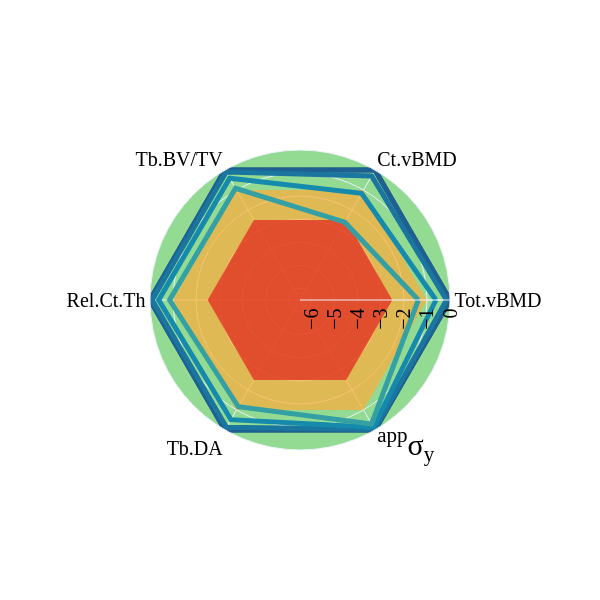
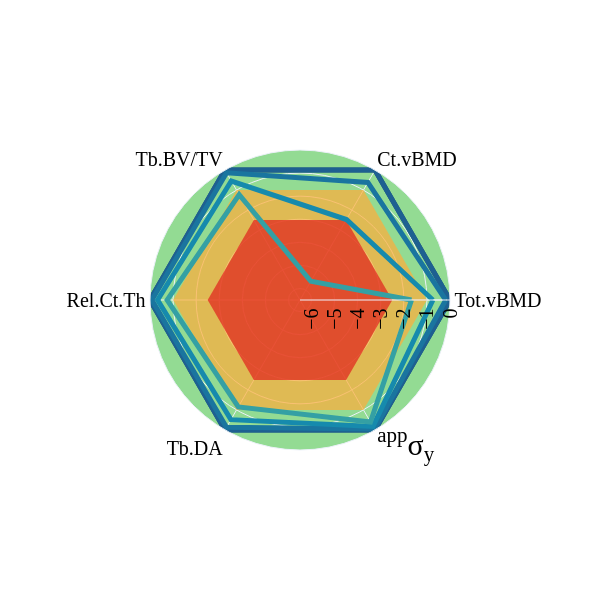

These figures' notebook cell, in order:
### Markdown cell above
### Quadratic fit implementation

### Code cell
for site, dataset_properties in zip(sites, combined_dataset_properties):
    # Calculate intercepts and slopes
    intercepts_slopes = [
        db_stats.quadratic_regression_constraint(
            dataset.Age[dataset_patient.Gender.values[0] == dataset.Gender],
            prop[dataset_patient.Gender.values[0] == dataset.Gender],
            37,
        )
        for prop in dataset_properties
    ]

    # Calculate parameter values at different ages
    list_params = [
        [intercept + linear_coeff * age + quadratic_coeff * age**2 for age in list_age]
        for intercept, linear_coeff, quadratic_coeff in intercepts_slopes
    ]

    # List of parameters at a specific age
    initial_values = [
        dataset.__avg_std__(prop, dataset_patient.df.Gender.values[0])[0]
        for prop in dataset_properties
    ]

    # Results for different ages
    results = [initial_values, *[list(param) for param in zip(*list_params)]]

    # Extract average values from __avg_std__
    avg_values = [
        dataset.__avg_std__(prop, dataset_patient.df.Gender.values[0])[0]
        for prop in dataset_properties
    ]

    ages = list(range(91))
    fig, axes = plt.subplots(3, 2, figsize=(10, 12))
    axes = axes.flatten()
    table_data = []
    # Dataset properties
    props_radius = [
        dataset.Radius_total_volumetric_bone_mineral_density_mg_HA_ccm,
        dataset.Radius_cortical_vBMD_mg_HA_ccm,
        dataset.Radius_trabecular_bone_volume_fraction,
        dataset.Radius_rel_cortical_thickness,
        dataset.Radius_da,
        dataset.Radius_ultimate_stress,
    ]

    props_tibia = [
        dataset.Tibia_total_volumetric_bone_mineral_density_mg_HA_ccm,
        dataset.Tibia_cortical_vBMD_mg_HA_ccm,
        dataset.Tibia_trabecular_bone_volume_fraction,
        dataset.Tibia_rel_cortical_thickness,
        dataset.Tibia_da,
        dataset.Tibia_ultimate_stress,
    ]

    for i, (avg, (intercept, linear_coeff, quadratic_coeff)) in enumerate(
        zip(avg_values, intercepts_slopes)
    ):
        y_values_0_37 = [avg] * 38
        y_values_37_90 = [
            intercept + linear_coeff * age + quadratic_coeff * age**2
            for age in range(37, 91)
        ]
        y_values = y_values_0_37 + y_values_37_90[1:]

        axes[i].plot(
            ages,
            y_values,
            label=f"intercept: {intercept}\nlinear_coeff: {linear_coeff}\nquadratic_coeff: {quadratic_coeff}",
            linewidth=2,
        )
        axes[i].set_xlabel("Age")
        axes[i].set_ylabel("Value")
        axes[i].set_xlim(18)
        axes[i].set_title(f"Property {i+1}")
        axes[i].legend()

        if "Radius" in site:
            table_data.append(
                [f"{props_radius[i]}", intercept, linear_coeff, quadratic_coeff]
            )
        elif "Tibia" in site:
            table_data.append(
                [f"{props_tibia[i]}", intercept, linear_coeff, quadratic_coeff]
            )
        else:
            table_data.append(
                [f"Property {i+1}", intercept, linear_coeff, quadratic_coeff]
            )

    plt.tight_layout()
    plt.show()

    # Custom formatting function
    def custom_format(x):
        if abs(x) > 1000 or (abs(x) < 0.001 and x != 0):
            return f"{x:.3e}"
        else:
            return f"{x:.3f}"

    df = pd.DataFrame(table_data, columns=["Property", "a", "b", "c"])
    styled_df = df.style.format(
        {
            "intercept": custom_format,
            "linear coefficient": custom_format,
            "quadratic coefficient": custom_format,
        }
    ).hide(axis=0)

    latex_table = styled_df.to_latex(
        column_format="lrrrr",
        position="h",
        position_float="centering",
        hrules=True,
        label="tab:linreg",
        caption="",
        multirow_align="t",
        multicol_align="r",
        clines=None,
    )
    # print(latex_table)
    # Calculate t-scores for all parameters
    t_scores = [[] for _ in range(len(list_age))]
    for i, prop in enumerate(dataset_properties):
        ref_avg, ref_std = dataset.__avg_std__(
            prop, dataset_patient.df.Gender.values[0]
        )
        for j in range(len(list_age)):
            t_score_value = db_stats.t_score(results[j][i], ref_avg, ref_std)
            t_scores[j].append(t_score_value)

    # Radar plot generation: saved as test_radar.png at the moment
    db_stats.savefig = True
    db_stats.get_radar_chart_paper(*t_scores, site)

### Figure 1 — Plotly figure (JSON) as saved in the notebook; plotly's stock layout.template omitted (floating-point values rounded to 4 significant figures)
{"data": [{"line": {"color": "rgba(102, 204, 102, 0.0)", "width": 5}, "mode": "lines", "name": "T-Score", "opacity": 1, "r": [10, 10, 10, 10, 10, 10, 10], "showlegend": false, "textposition": "top center", "theta": ["Tot.vBMD", "Ct.vBMD", "Tb.BV/TV", "Rel.Ct.Th", "Tb.DA", "<span style='font-size:30px'><sup>app</sup>σ<sub>y</sub></span>", "Tot.vBMD"], "type": "scatterpolar"}, {"fill": "toself", "fillcolor": "rgba(255, 173, 58, 0.7)", "line": {"color": "rgba(255, 173, 58, 0.0)", "width": 5}, "mode": "lines", "name": "T-Score", "opacity": 1, "r": [-1, -1, -1, -1, -1, -1, -1], "showlegend": false, "theta": ["Tot.vBMD", "Ct.vBMD", "Tb.BV/TV", "Rel.Ct.Th", "Tb.DA", "<span style='font-size:30px'><sup>app</sup>σ<sub>y</sub></span>", "Tot.vBMD"], "type": "scatterpolar"}, {"fill": "toself", "fillcolor": "rgba(226, 34, 29, 0.7)", "line": {"color": "rgba(226, 34, 29, 0.0)", "width": 5}, "mode": "lines", "name": "T-Score", "opacity": 1, "r": [-2.5, -2.5, -2.5, -2.5, -2.5, -2.5, -2.5], "showlegend": false, "theta": ["Tot.vBMD", "Ct.vBMD", "Tb.BV/TV", "Rel.Ct.Th", "Tb.DA", "<span style='font-size:30px'><sup>app</sup>σ<sub>y</sub></span>", "Tot.vBMD"], "type": "scatterpolar"}, {"fillcolor": "rgb(24,78,119)", "line": {"color": "rgb(24,78,119)", "width": 5}, "mode": "lines", "r": [0, 0, 0, 0, 0, 0, 0], "showlegend": false, "theta": ["Tot.vBMD", "Ct.vBMD", "Tb.BV/TV", "Rel.Ct.Th", "Tb.DA", "<span style='font-size:30px'><sup>app</sup>σ<sub>y</sub></span>", "Tot.vBMD"], "type": "scatterpolar"}, {"fillcolor": "rgb(30,96,145)", "line": {"color": "rgb(30,96,145)", "width": 5}, "mode": "lines", "r": [1.123e-12, 2.867e-15, 7.877e-13, 5.94e-13, 8.092e-13, 6.928e-13, 1.123e-12], "showlegend": false, "theta": ["Tot.vBMD", "Ct.vBMD", "Tb.BV/TV", "Rel.Ct.Th", "Tb.DA", "<span style='font-size:30px'><sup>app</sup>σ<sub>y</sub></span>", "Tot.vBMD"], "type": "scatterpolar"}, {"fillcolor": "rgb(26,117,159)", "line": {"color": "rgb(26,117,159)", "width": 5}, "mode": "lines", "r": [-0.1525, -0.2898, -0.1014, -0.0944, -0.1285, -0.03332, -0.1525], "showlegend": false, "theta": ["Tot.vBMD", "Ct.vBMD", "Tb.BV/TV", "Rel.Ct.Th", "Tb.DA", "<span style='font-size:30px'><sup>app</sup>σ<sub>y</sub></span>", "Tot.vBMD"], "type": "scatterpolar"}, {"fillcolor": "rgb(22,138,173)", "line": {"color": "rgb(22,138,173)", "width": 5}, "mode": "lines", "r": [-0.6099, -1.159, -0.4058, -0.3776, -0.5139, -0.1333, -0.6099], "showlegend": false, "theta": ["Tot.vBMD", "Ct.vBMD", "Tb.BV/TV", "Rel.Ct.Th", "Tb.DA", "<span style='font-size:30px'><sup>app</sup>σ<sub>y</sub></span>", "Tot.vBMD"], "type": "scatterpolar"}, {"fillcolor": "rgb(52,160,164)", "line": {"color": "rgb(52,160,164)", "width": 5}, "mode": "lines", "r": [-1.372, -2.608, -0.9129, -0.8496, -1.156, -0.2999, -1.372], "showlegend": false, "theta": ["Tot.vBMD", "Ct.vBMD", "Tb.BV/TV", "Rel.Ct.Th", "Tb.DA", "<span style='font-size:30px'><sup>app</sup>σ<sub>y</sub></span>", "Tot.vBMD"], "type": "scatterpolar"}], "layout": {"font": {"color": "black", "family": "STIXGeneral, serif", "size": 20}, "height": 600, "margin": {"autoexpand": true, "b": 50, "l": 150, "r": 150, "t": 50}, "paper_bgcolor": "rgba(0, 0, 0, 0)", "plot_bgcolor": "rgba(0, 0, 0, 0)", "polar": {"angularaxis": {"tickfont": {"size": 20}}, "bgcolor": "rgba(102, 204, 102, 0.7)", "radialaxis": {"range": [-6.5, 0], "tickangle": -90, "visible": true}}, "width": 600}}

### Figure 2 — Plotly figure (JSON) as saved in the notebook; plotly's stock layout.template omitted (floating-point values rounded to 4 significant figures)
{"data": [{"line": {"color": "rgba(102, 204, 102, 0.0)", "width": 5}, "mode": "lines", "name": "T-Score", "opacity": 1, "r": [10, 10, 10, 10, 10, 10, 10], "showlegend": false, "textposition": "top center", "theta": ["Tot.vBMD", "Ct.vBMD", "Tb.BV/TV", "Rel.Ct.Th", "Tb.DA", "<span style='font-size:30px'><sup>app</sup>σ<sub>y</sub></span>", "Tot.vBMD"], "type": "scatterpolar"}, {"fill": "toself", "fillcolor": "rgba(255, 173, 58, 0.7)", "line": {"color": "rgba(255, 173, 58, 0.0)", "width": 5}, "mode": "lines", "name": "T-Score", "opacity": 1, "r": [-1, -1, -1, -1, -1, -1, -1], "showlegend": false, "theta": ["Tot.vBMD", "Ct.vBMD", "Tb.BV/TV", "Rel.Ct.Th", "Tb.DA", "<span style='font-size:30px'><sup>app</sup>σ<sub>y</sub></span>", "Tot.vBMD"], "type": "scatterpolar"}, {"fill": "toself", "fillcolor": "rgba(226, 34, 29, 0.7)", "line": {"color": "rgba(226, 34, 29, 0.0)", "width": 5}, "mode": "lines", "name": "T-Score", "opacity": 1, "r": [-2.5, -2.5, -2.5, -2.5, -2.5, -2.5, -2.5], "showlegend": false, "theta": ["Tot.vBMD", "Ct.vBMD", "Tb.BV/TV", "Rel.Ct.Th", "Tb.DA", "<span style='font-size:30px'><sup>app</sup>σ<sub>y</sub></span>", "Tot.vBMD"], "type": "scatterpolar"}, {"fillcolor": "rgb(24,78,119)", "line": {"color": "rgb(24,78,119)", "width": 5}, "mode": "lines", "r": [0, 0, 0, 0, 0, 0, 0], "showlegend": false, "theta": ["Tot.vBMD", "Ct.vBMD", "Tb.BV/TV", "Rel.Ct.Th", "Tb.DA", "<span style='font-size:30px'><sup>app</sup>σ<sub>y</sub></span>", "Tot.vBMD"], "type": "scatterpolar"}, {"fillcolor": "rgb(30,96,145)", "line": {"color": "rgb(30,96,145)", "width": 5}, "mode": "lines", "r": [5.656e-13, 3.442e-12, 6.751e-13, 5.295e-13, 5.782e-13, 3.64e-13, 5.656e-13], "showlegend": false, "theta": ["Tot.vBMD", "Ct.vBMD", "Tb.BV/TV", "Rel.Ct.Th", "Tb.DA", "<span style='font-size:30px'><sup>app</sup>σ<sub>y</sub></span>", "Tot.vBMD"], "type": "scatterpolar"}, {"fillcolor": "rgb(26,117,159)", "line": {"color": "rgb(26,117,159)", "width": 5}, "mode": "lines", "r": [-0.1853, -0.6183, -0.1366, -0.08253, -0.1279, -0.04371, -0.1853], "showlegend": false, "theta": ["Tot.vBMD", "Ct.vBMD", "Tb.BV/TV", "Rel.Ct.Th", "Tb.DA", "<span style='font-size:30px'><sup>app</sup>σ<sub>y</sub></span>", "Tot.vBMD"], "type": "scatterpolar"}, {"fillcolor": "rgb(22,138,173)", "line": {"color": "rgb(22,138,173)", "width": 5}, "mode": "lines", "r": [-0.7411, -2.473, -0.5464, -0.3301, -0.5117, -0.1748, -0.7411], "showlegend": false, "theta": ["Tot.vBMD", "Ct.vBMD", "Tb.BV/TV", "Rel.Ct.Th", "Tb.DA", "<span style='font-size:30px'><sup>app</sup>σ<sub>y</sub></span>", "Tot.vBMD"], "type": "scatterpolar"}, {"fillcolor": "rgb(52,160,164)", "line": {"color": "rgb(52,160,164)", "width": 5}, "mode": "lines", "r": [-1.667, -5.565, -1.229, -0.7428, -1.151, -0.3934, -1.667], "showlegend": false, "theta": ["Tot.vBMD", "Ct.vBMD", "Tb.BV/TV", "Rel.Ct.Th", "Tb.DA", "<span style='font-size:30px'><sup>app</sup>σ<sub>y</sub></span>", "Tot.vBMD"], "type": "scatterpolar"}], "layout": {"font": {"color": "black", "family": "STIXGeneral, serif", "size": 20}, "height": 600, "margin": {"autoexpand": true, "b": 50, "l": 150, "r": 150, "t": 50}, "paper_bgcolor": "rgba(0, 0, 0, 0)", "plot_bgcolor": "rgba(0, 0, 0, 0)", "polar": {"angularaxis": {"tickfont": {"size": 20}}, "bgcolor": "rgba(102, 204, 102, 0.7)", "radialaxis": {"range": [-6.5, 0], "tickangle": -90, "visible": true}}, "width": 600}}
